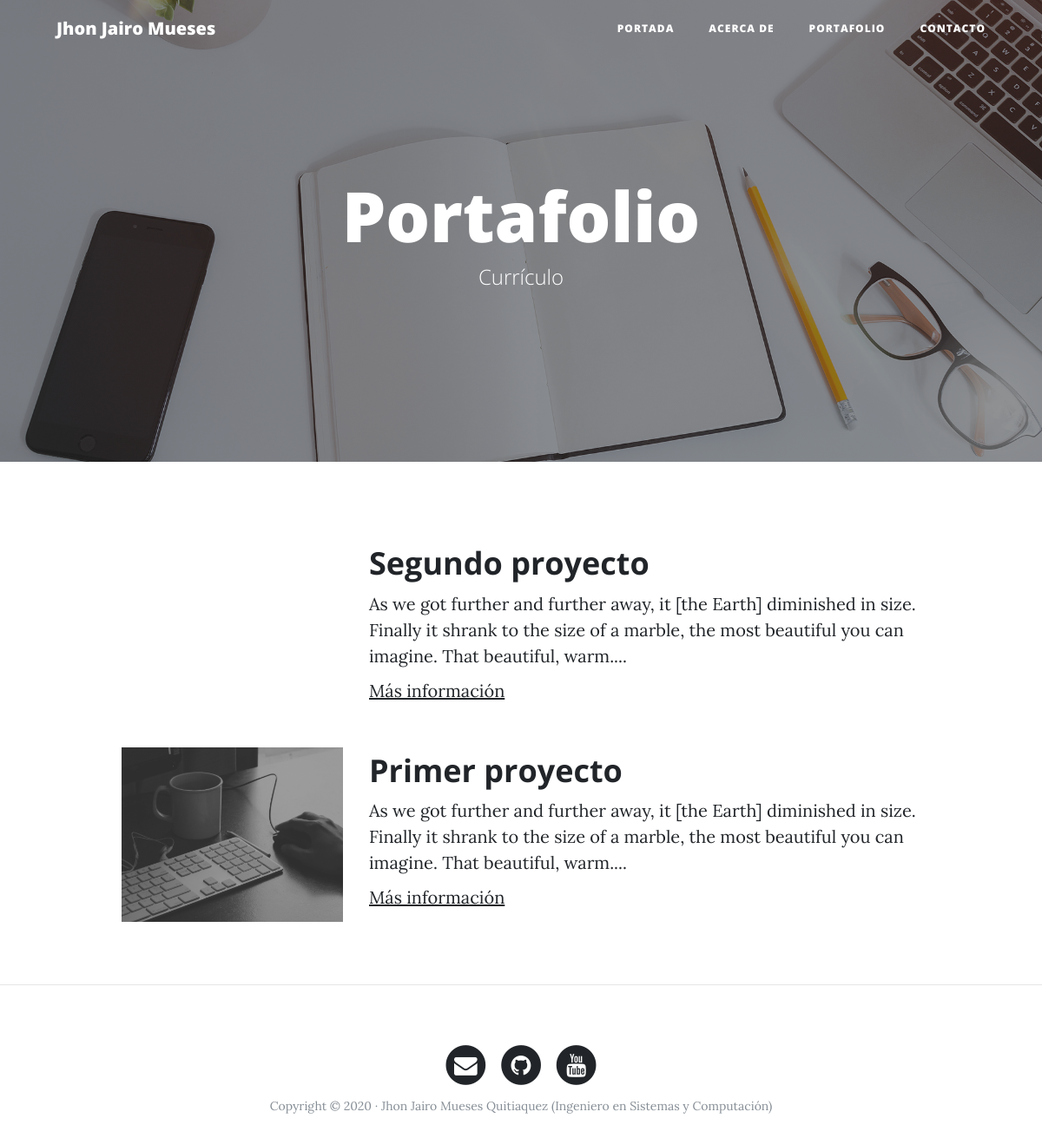
/portfolio/, run on an earlier commit of the app's database.
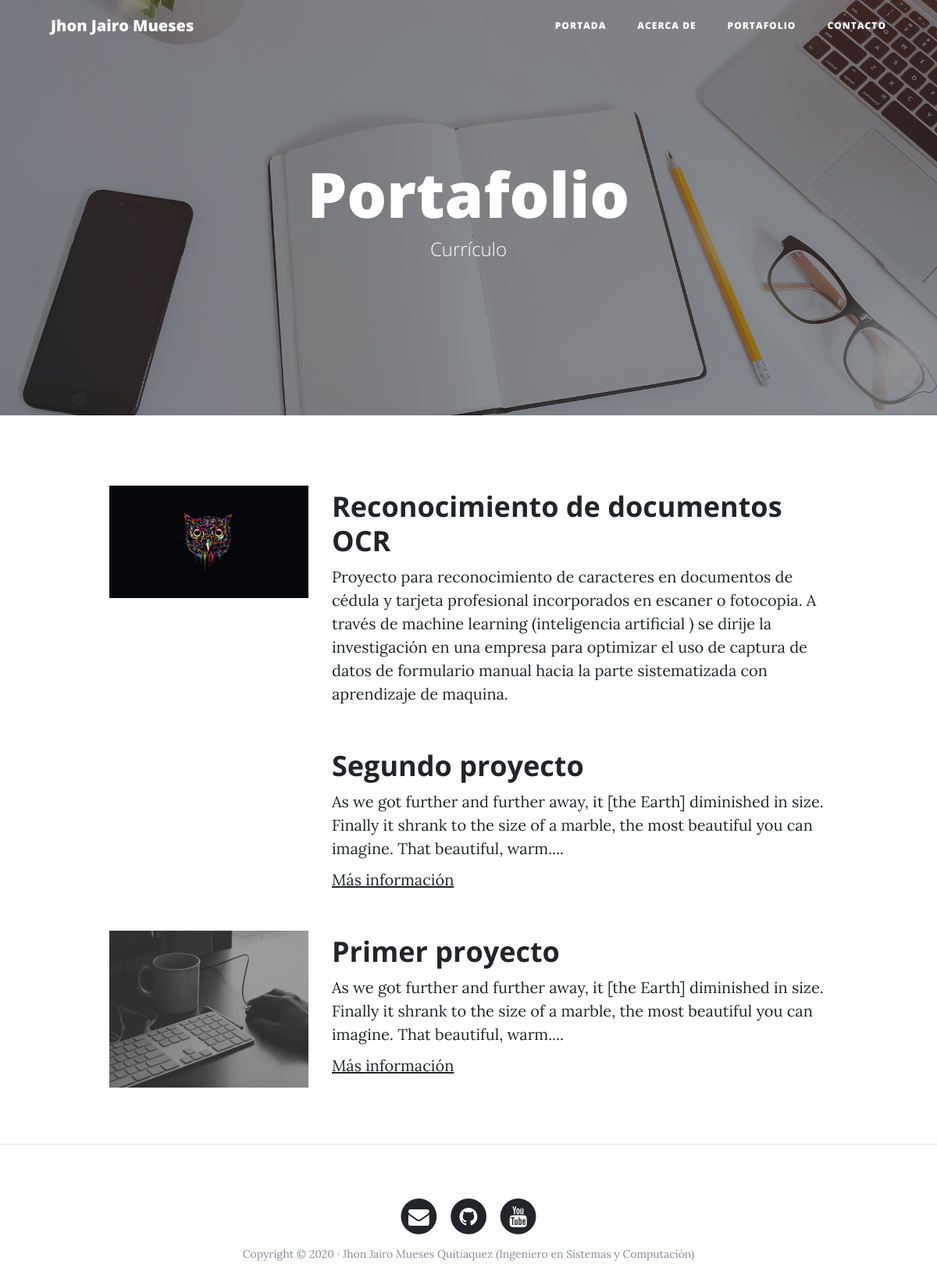
And on a later commit of the database.
### portfolio/models.py (models this page shows)
class Project(models.Model):
    title = models.CharField(max_length=200, verbose_name="Titulo")
    description = models.TextField(verbose_name="Descripción")
    image = models.ImageField(verbose_name="Imagen", upload_to="projects")
    link = models.URLField(verbose_name="Dirección web", null=True, blank=True)
    created = models.DateTimeField(auto_now_add=True, verbose_name="Fecha de creación")
    updated = models.DateTimeField(auto_now=True, verbose_name="Fecha de edición")
    class Meta:
        verbose_name = "proyecto"
        verbose_name_plural = "proyectos"
        ordering = ["-created"]
    def __str__(self):
        return self.title

### portfolio/views.py (the view)
# urls.py: path('portfolio/', portfolio_views.portfolio, name='portfolio'),
def portfolio(request):
    projects = Project.objects.all()
    return render(request, "portfolio/portfolio.html", {'projects': projects})

### portfolio/templates/portfolio/portfolio.html (shortened to what this page needs)
{% extends 'core/base.html'%}
{% block background %}{% load static %}{% static 'core/img/portfolio-bg.jpg' %}{% endblock %}
{% block headers %}
<h1>Portafolio</h1>
<span class="subheading">Currículo</span>
{% endblock %}
{% block content %}
    {% for project in projects %}
        <div class="row project">
        <div class="col-lg-3 col-md-4 offset-lg-1">
                <img class="img-fluid" src="{{project.image.url}}" alt="">
        </div>
        <div class="col-lg-7 col-md-8">
            <h2 class="section-heading title">{{project.title}}</h2>
            <p>{{project.description}}</p>
        </div>
        </div>
    {% endfor %}
<div class="row project">
<div class="col-lg-3 col-md-4 offset-lg-1">
</div>
<div class="col-lg-7 col-md-8">
    <h2 class="section-heading title">Segundo proyecto</h2>
    <p>As we got further and further away, it [the Earth] diminished in size. Finally it shrank to the size of a marble, the most beautiful you can imagine. That beautiful, warm....</p>
    <p><a href="http://google.com">Más información</a></p>
</div>
</div>
<div class="row project">
<div class="col-lg-3 col-md-4 offset-lg-1">
        <img class="img-fluid" src="{% static 'core/img/home-bg.jpg' %}" alt="">
</div>
<div class="col-lg-7 col-md-8">
    <h2 class="section-heading title">Primer proyecto</h2>
    <p>As we got further and further away, it [the Earth] diminished in size. Finally it shrank to the size of a marble, the most beautiful you can imagine. That beautiful, warm....</p>
    <p><a href="http://google.com">Más información</a></p>
</div>
</div>
{% endblock %}

### core/templates/core/base.html (shortened to what this page needs)
<!DOCTYPE html>
<html lang="es">
  <head>
    {% load static %}
    <link href="{% static 'core/vendor/bootstrap/css/bootstrap.min.css' %}" rel="stylesheet">
    <link href="{% static 'core/vendor/font-awesome/css/font-awesome.min.css' %}" rel="stylesheet" type="text/css">
    <link href="{% static 'core/css/clean-blog.min.css' %}" rel="stylesheet">
  </head>
  <body>
    <nav class="navbar navbar-expand-lg navbar-light fixed-top" id="mainNav">
      <div class="container">
        <a class="navbar-brand" href="{% url 'home' %}">Jhon Jairo Mueses</a>
        <div class="collapse navbar-collapse" id="navbarResponsive">
          <ul class="navbar-nav ml-auto">
            <li class="nav-item">
              <a class="nav-link" href="{% url 'home' %}">Portada</a>
            </li>
            <li class="nav-item">
              <a class="nav-link" href="{% url 'about' %}">Acerca de</a>
            </li>
            <li class="nav-item">
              <a class="nav-link" href="{% url 'portfolio' %}">Portafolio</a>
            </li>
            <li class="nav-item">
              <a class="nav-link" href="{% url 'contact' %}">Contacto</a>
            </li>
          </ul>
        </div>
      </div>
    </nav>
    <header class="masthead" style="background-image: url('{% block background %}{% endblock %}')">
      <div class="overlay"></div>
      <div class="container">
        <div class="row">
          <div class="col-lg-8 col-md-10 mx-auto">
            <div class="site-heading">
              {% block headers %}{% endblock %}
            </div>
          </div>
        </div>
      </div>
    </header>
    <div class="container">
      {% block content %}{% endblock %}
    </div>
    {% if request.path != "/" %}
      <hr>
    {% endif %}
    <footer>
      <div class="container">
        <div class="row">
          <div class="col-lg-8 col-md-10 mx-auto">
            <ul class="list-inline text-center">
              <li class="list-inline-item">
                <a href="#">
                  <span class="fa-stack fa-lg">
                    <i class="fa fa-circle fa-stack-2x"></i>
                    <i class="fa fa-envelope fa-stack-1x fa-inverse"></i>
                  </span>
                </a>
              </li>
              <li class="list-inline-item">
                <a href="#">
                  <span class="fa-stack fa-lg">
                    <i class="fa fa-circle fa-stack-2x"></i>
                    <i class="fa fa-github fa-stack-1x fa-inverse"></i>
                  </span>
                </a>
              </li>
              <li class="list-inline-item">
                <a href="#">
                  <span class="fa-stack fa-lg">
                    <i class="fa fa-circle fa-stack-2x"></i>
                    <i class="fa fa-youtube fa-stack-1x fa-inverse"></i>
                  </span>
                </a>
              </li>
            </ul>
            <p class="copyright text-muted">Copyright &copy; 2020 · Jhon Jairo Mueses Quitiaquez (Ingeniero en Sistemas y Computación) </p>
          </div>
        </div>
      </div>
    </footer>
  </body>
</html>

What changed in the data, as far as the page shows it:
added Project: image (picture), title "Reconocimiento de documentos OCR", description "Proyecto para reconocimiento de caracteres en documentos de cédula y tarjeta profesional incorporados en escaner o fotocopia. A través de machine learning (inteligencia artificial ) se dirije la investigación en una empresa para optimizar el uso de captura de datos de formulario manual hacia la parte sistematizada con aprendizaje de maquina."
